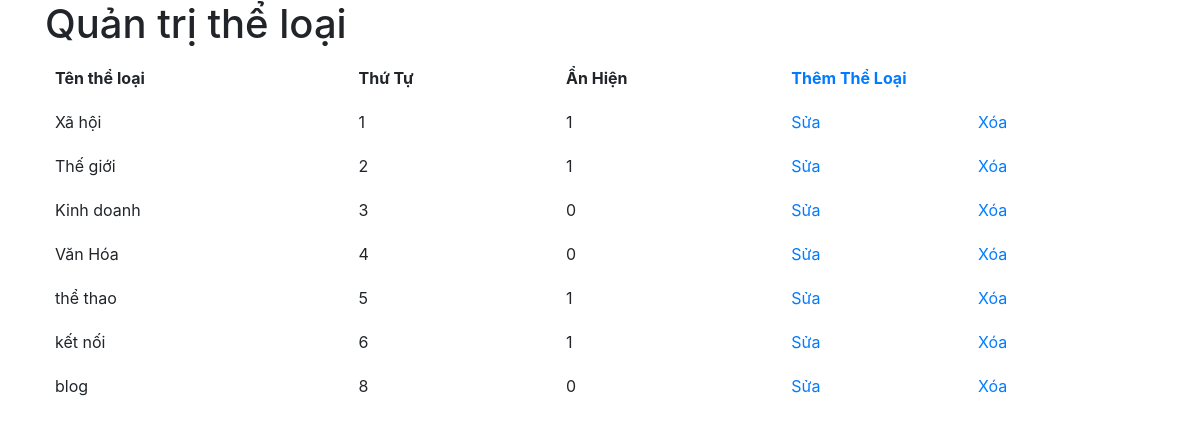
Page /huongdoituong/theloai.php on the committed database.
### tables this page shows
CREATE TABLE `theloai` (
  `idTL` int(11) NOT NULL,
  `TenTL` varchar(255) NOT NULL,
  `ThuTu` int(11) NOT NULL,
  `AnHien` tinyint(1) NOT NULL,
  `icon` varchar(250) NOT NULL
);

### huongdoituong/config.php (called while the page is built)
<?php
	$config['host'] = 'localhost';
	$config['user'] = 'root';
	$config['pass'] = '';
	$config['data'] = 'tintuc';
?>

### huongdoituong/class/class.db.php (called while the page is built)
<?php
	class DB
	{
		private $link;
		function __construct()
		{
			global $config;
			$this->link = mysqli_connect($config['host'], $config['user'], $config['pass'], $config['data']) or die("Can't connect");
			mysqli_query($this->link, "set names 'utf8' ");
		}
		public function db_query($query){
			$result = mysqli_query($this->link, $query);
			return $result;
		}
		public function db_fetch($result){
			$row = mysqli_fetch_assoc($result);
			return $row;
		}
	}
?>

### huongdoituong/class/class.db.theloai.php (called while the page is built, shortened)
<?php
	include 'class.db.php';
	class DB_TheLoai extends DB{
		public function get_theloai($id = -1){
			$query = "SELECT * FROM theloai";
			$result = $this->db_query($query);
			$theloai = array();
			$i = 0;
			while($row = $this->db_fetch($result)){
				$theloai[$i++] = $row;
			}
			return $theloai;
		}
	}
?>

### huongdoituong/theloai.php (the view, shortened to what this page needs)
<?php
	include 'config.php';
	include 'class/class.db.theloai.php';
	$db_theloai = new DB_TheLoai();
	$theloai_arr = $db_theloai->get_theloai();
	$theloai_html ="";
	if (count($theloai_arr) == 0)
	{
		$theloai_html = 'Không có thể loại <a href="theloai_them.php">Thêm Thể Loại</a> ';
	}else
	{
		$theloai_html ='<h1>Quản trị thể loại</h1>
						<table width="100%" id="bang_quantri" cellpadding="10" cellspacing="0" >
							<tr>
								<th>Tên thể loại</th>
								<th>Thứ Tự</th>
								<th>Ẩn Hiện</th>
								<th colspan="2"><a href="theloai_them.php">Thêm Thể Loại</a></th>
							</tr>';
		foreach ($theloai_arr as $item)
		{
			$theloai_html .= '<tr>';
			$theloai_html .= '<td>'.$item['TenTL'].'</td>';
			$theloai_html .= '<td>'.$item['ThuTu'].'</td>';
			$theloai_html .= '<td>'.$item['AnHien'].'</td>';
			$theloai_html .= '<td><a href="theloai_sua.php?id='.$item['idTL'].' ">Sửa</a></td>';
			$theloai_html .= '<td><a href="delete.php?id='.$item['idTL'].' " onclick="return confirm(\'Bạn có thực sự muốn xóa\');">Xóa</a></td>';
			$theloai_html .='</tr>';
		}
		$theloai_html .= '</table>';
	}
?>
<!DOCTYPE html>
<html>
<head>
	<link rel="stylesheet" href="https://stackpath.bootstrapcdn.com/bootstrap/4.5.0/css/bootstrap.min.css">
</head>
<body>
	<div class="container">
		<?php
			echo $theloai_html;
		?>
	</div>
</body>
</html>

### rows in the picture
theloai: TenTL "Xã hội", ThuTu "1", AnHien "1"
theloai: TenTL "Thế giới", ThuTu "2", AnHien "1"
theloai: TenTL "Kinh doanh", ThuTu "3", AnHien "0"
theloai: TenTL "Văn Hóa", ThuTu "4", AnHien "0"
theloai: TenTL "thể thao", ThuTu "5", AnHien "1"
theloai: TenTL "kết nối", ThuTu "6", AnHien "1"
theloai: TenTL "blog", ThuTu "8", AnHien "0"
